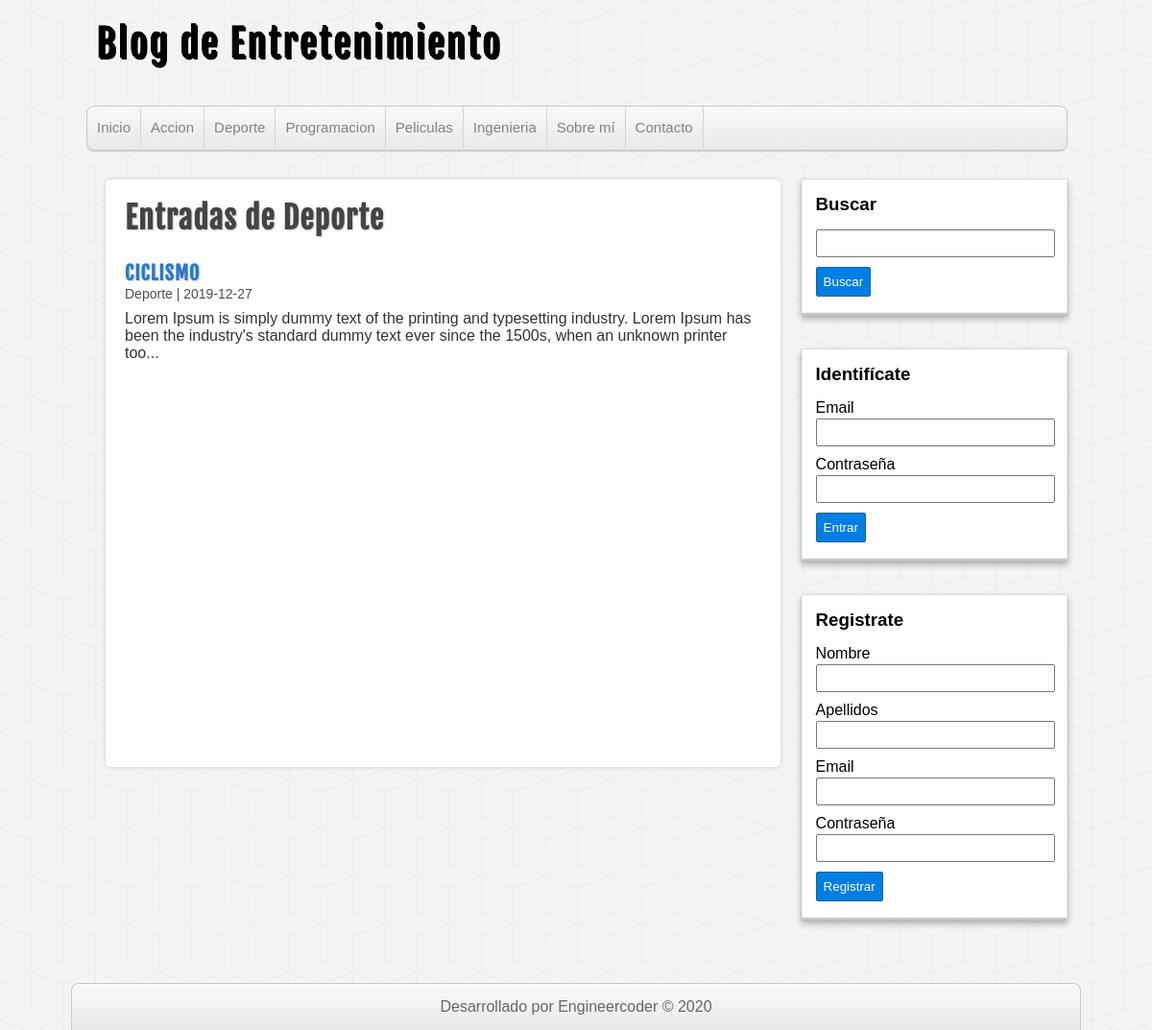
The page /categoria.php?id=2 on the database its author committed.
### tables this page shows
CREATE TABLE `categorias` (
  `id` int(255) NOT NULL AUTO_INCREMENT,
  `nombre` varchar(100) DEFAULT NULL,
  PRIMARY KEY (`id`)
);

CREATE TABLE `entradas` (
  `id` int(255) NOT NULL AUTO_INCREMENT,
  `usuario_id` int(255) NOT NULL,
  `categoria_id` int(255) NOT NULL,
  `titulo` varchar(255) NOT NULL,
  `descripcion` mediumtext DEFAULT NULL,
  `fecha` date NOT NULL,
  PRIMARY KEY (`id`),
  KEY `fk_entrada_usuario` (`usuario_id`),
  KEY `fk_entrada_categoria` (`categoria_id`),
  CONSTRAINT `fk_entrada_categoria` FOREIGN KEY (`categoria_id`) REFERENCES `categorias` (`id`),
  CONSTRAINT `fk_entrada_usuario` FOREIGN KEY (`usuario_id`) REFERENCES `usuarios` (`id`)
);

### includes/helpers.php (called while the page is built, shortened)
<?php
function conseguirCategorias($conexion){
    $sql = "SELECT * FROM categorias ORDER BY id ASC";
    $categorias = mysqli_query($conexion, $sql);
    $resultado = array();
    if($categorias && mysqli_num_rows($categorias) >= 1){
        $resultado = $categorias;
    }
    return $resultado;
}
function conseguirCategoria($conexion, $id){
    $sql = "SELECT * FROM categorias WHERE id = $id;";
    $categoria = mysqli_query($conexion, $sql);
    $resultado = array();
    if($categoria && mysqli_num_rows($categoria) >= 1){
        $resultado = mysqli_fetch_assoc($categoria);
    }
    return $resultado;
}
function conseguirEntradas($conexion, $limit = null, $categoria = null, $busqueda = null){
    $sql = "SELECT e.*, c.nombre AS 'categoria' FROM entradas AS e
    INNER JOIN categorias AS c ON e.categoria_id = c.id ";
    if(!empty($categoria)){
        $sql .= "WHERE e.categoria_id = $categoria ";
    }
    $sql .= "ORDER BY e.id DESC ";
    $entradas = mysqli_query($conexion, $sql);
    $resultado = array();
    if($entradas && mysqli_num_rows($entradas) >= 1){
        $resultado = $entradas;
    }
    return $resultado;
}
?>

### categoria.php (the view, shortened to what this page needs)
<?php require_once 'includes/cabecera.php'; ?>
<?php
    $id = $_GET['id'];
    $categoria_actual = conseguirCategoria($db, $id);
?>
<?php require_once 'includes/lateral.php'; ?>
<div id="principal">
    <h1>Entradas de <?=$categoria_actual['nombre']?></h1>
    <?php
        $entradas = conseguirEntradas($db, null, $_GET['id']);
        if(!empty($entradas) && mysqli_num_rows($entradas) >= 1):
            while ($entrada = mysqli_fetch_assoc($entradas)) :
    ?>
        <article class="entrada">
            <a href="entrada.php?id=<?=$entrada['id']?>">
                <h2><?=$entrada['titulo']; ?></h2>
                <span class="fecha"><?=$entrada['categoria'].' | '.$entrada['fecha']; ?></span>
                <p><?=substr($entrada['descripcion'], 0, 180). "..."?></p>
            </a>
        </article>
    <?php
            endwhile;
        else:
    ?>
    <div class="alerta">No hay entradas en esta categoria</div>
        <?php endif; ?>
</div>
<?php require_once 'includes/footer.php'; ?>

### includes/cabecera.php (shortened to what this page needs)
<?php require_once 'conexion.php'; ?>
<?php require_once 'includes/helpers.php'; ?>
<!DOCTYPE html>
<html lang="es">
<head>
    <link rel="stylesheet" href="assets/css/style.css">
</head>
<body>
    <header id="cabecera">
        <div id="logo">
            <a href="index.php">
                Blog de Entretenimiento
            </a>
        </div>
        <nav id="menu">
            <ul>
                <li>
                    <a href="index.php">Inicio</a>
                </li>
                <?php
                    $categorias = conseguirCategorias($db);
                    if(!empty($categorias)) :
                         while ($categoria = mysqli_fetch_assoc($categorias)) :
                ?>
                            <li>
                                <a href="categoria.php?id=<?=$categoria['id']; ?>"><?=$categoria['nombre']; ?></a>
                            </li>
                <?php
                    endwhile;
                    endif;
                ?>
                <li>
                    <a href="index.php">Sobre mí</a>
                </li>
                <li>
                    <a href="index.php">Contacto</a>
                </li>
            </ul>
        </nav>
    </header>
    <div id="contenedor">

### assets/css/style.css (style rules this page uses)
* { margin: 0px; padding: 0px; font-family: sans-serif, Helvetica, Arial; text-decoration: none; }
body { background: url(../img/cubes.png) #F4F4F4; }
.fecha { color: #4e4e4e; margin-top:5px; font-size: 14px; }
#cabecera { width: 85%; height: auto; background: transparent; margin: 0px auto; }
#logo { float:left; width: 540px; height: 110px; }
#logo a { font-family: "fajala", Helvetica; font-size: 40px; letter-spacing: 2px; color: rgb(0, 3, 5); text-shadow: 0px 0px 0px black, 1px 1px 0px black, 2px 2px 0px black; transition: all 500ms; line-height: 90px; margin-left: 10px; }
#menu { clear: both; width: 100%; height: 45px; background: linear-gradient(to bottom, #f9f9f9 0px, #e9e9e9 100%); border: 1px solid #C9C9C9; border-radius: 8px; box-shadow: 0px 1px 1px #ccc; overflow: hidden; }
#menu ul { list-style: none; }
#menu ul li { float: left; line-height: 44px; border-right: 1px solid #D6D6D6; }
#menu ul li a { display: block; padding-left: 10px; padding-right: 10px; font-size: 15px; color: #838282; }
#contenedor { width: 85%; height: auto; margin: 0px auto; margin-top: 30px; margin-bottom: 30px; }
#principal { float: left; width: 65%; min-height: 572px; background:white; border-radius: 5px; box-shadow: 0px 0px 5px #ccc; margin-left: 20px; padding: 20px; overflow: hidden; }
#principal a { color: #333; }
#principal h1 { font-size: 32px; color: #444; letter-spacing: 1px; text-shadow: 1px 1px 2px #ccc; font-family: "fajala"; }
#principal h2 { font-size: 20px; color: #2979CD; text-shadow: 1px 1px 2px #ccc; letter-spacing: 1px; font-family: "fajala"; margin-top: 25px; }
#principal p { margin-top: 8px; }

### rows shown on the page
categorias: nombre "Accion"
categorias: nombre "Deporte"
categorias: nombre "Programacion"
categorias: nombre "Peliculas"
categorias: nombre "Ingenieria"
entradas: titulo "CICLISMO", categoria.nombre "Deporte", fecha "2019-12-27", descripcion "Lorem Ipsum is simply dummy text of the printing and typesetting industry. Lorem Ipsum has been the industry's standard dummy text ever since the 1500s, when an unknown printer too"
